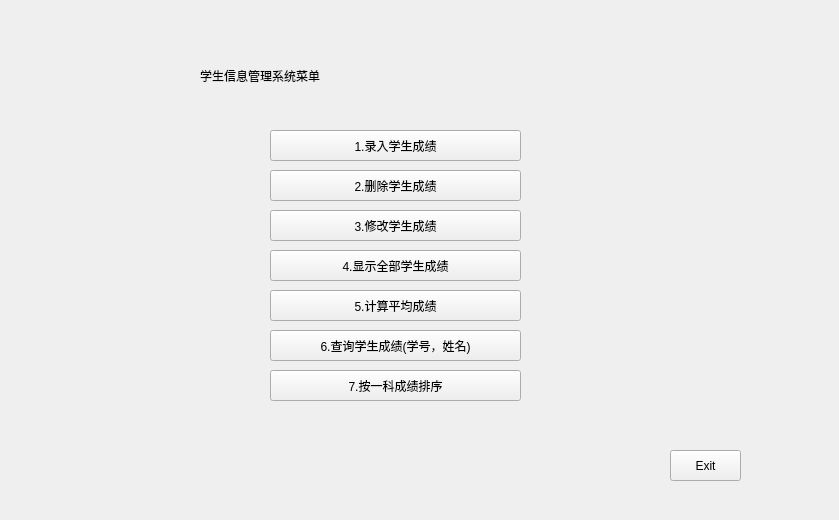
<?xml version="1.0" encoding="UTF-8"?>
<ui version="4.0">
 <class>StudentMenu</class>
 <widget class="QWidget" name="StudentMenu">
  <property name="geometry">
   <rect>
    <x>0</x>
    <y>0</y>
    <width>839</width>
    <height>520</height>
   </rect>
  </property>
  <property name="windowTitle">
   <string>StudentMenu</string>
  </property>
  <widget class="QLabel" name="label">
   <property name="geometry">
    <rect>
     <x>-10</x>
     <y>-10</y>
     <width>871</width>
     <height>541</height>
    </rect>
   </property>
   <property name="text">
    <string/>
   </property>
   <property name="pixmap">
    <pixmap>../../QtGuiApplication/QtGuiApplication1/normal background.jpg</pixmap>
   </property>
   <property name="scaledContents">
    <bool>true</bool>
   </property>
  </widget>
  <widget class="QPushButton" name="EnterButton">
   <property name="geometry">
    <rect>
     <x>270</x>
     <y>130</y>
     <width>251</width>
     <height>31</height>
    </rect>
   </property>
   <property name="text">
    <string>1.录入学生成绩</string>
   </property>
  </widget>
  <widget class="QPushButton" name="DeleteButton">
   <property name="geometry">
    <rect>
     <x>270</x>
     <y>170</y>
     <width>251</width>
     <height>31</height>
    </rect>
   </property>
   <property name="text">
    <string>2.删除学生成绩</string>
   </property>
  </widget>
  <widget class="QPushButton" name="ReviseButton">
   <property name="geometry">
    <rect>
     <x>270</x>
     <y>210</y>
     <width>251</width>
     <height>31</height>
    </rect>
   </property>
   <property name="text">
    <string>3.修改学生成绩</string>
   </property>
  </widget>
  <widget class="QPushButton" name="DisPlayButton">
   <property name="geometry">
    <rect>
     <x>270</x>
     <y>250</y>
     <width>251</width>
     <height>31</height>
    </rect>
   </property>
   <property name="text">
    <string>4.显示全部学生成绩</string>
   </property>
  </widget>
  <widget class="QPushButton" name="CalculationButton">
   <property name="geometry">
    <rect>
     <x>270</x>
     <y>290</y>
     <width>251</width>
     <height>31</height>
    </rect>
   </property>
   <property name="text">
    <string>5.计算平均成绩</string>
   </property>
  </widget>
  <widget class="QPushButton" name="QueryButton">
   <property name="geometry">
    <rect>
     <x>270</x>
     <y>330</y>
     <width>251</width>
     <height>31</height>
    </rect>
   </property>
   <property name="text">
    <string>6.查询学生成绩(学号，姓名)</string>
   </property>
  </widget>
  <widget class="QPushButton" name="RankButton">
   <property name="geometry">
    <rect>
     <x>270</x>
     <y>370</y>
     <width>251</width>
     <height>31</height>
    </rect>
   </property>
   <property name="text">
    <string>7.按一科成绩排序</string>
   </property>
  </widget>
  <widget class="QPushButton" name="Exit">
   <property name="geometry">
    <rect>
     <x>670</x>
     <y>450</y>
     <width>71</width>
     <height>31</height>
    </rect>
   </property>
   <property name="text">
    <string>Exit</string>
   </property>
  </widget>
  <widget class="QLabel" name="label_2">
   <property name="geometry">
    <rect>
     <x>200</x>
     <y>40</y>
     <width>431</width>
     <height>71</height>
    </rect>
   </property>
   <property name="styleSheet">
    <string notr="true">font: 30pt &quot;华文楷体&quot;;</string>
   </property>
   <property name="text">
    <string>学生信息管理系统菜单</string>
   </property>
  </widget>
 </widget>
 <layoutdefault spacing="6" margin="11"/>
 <resources/>
 <connections>
  <connection>
   <sender>EnterButton</sender>
   <signal>clicked()</signal>
   <receiver>EnterButton</receiver>
   <slot>showMenu()</slot>
   <hints>
    <hint type="sourcelabel">
     <x>396</x>
     <y>144</y>
    </hint>
    <hint type="destinationlabel">
     <x>396</x>
     <y>144</y>
    </hint>
   </hints>
  </connection>
 </connections>
</ui>
